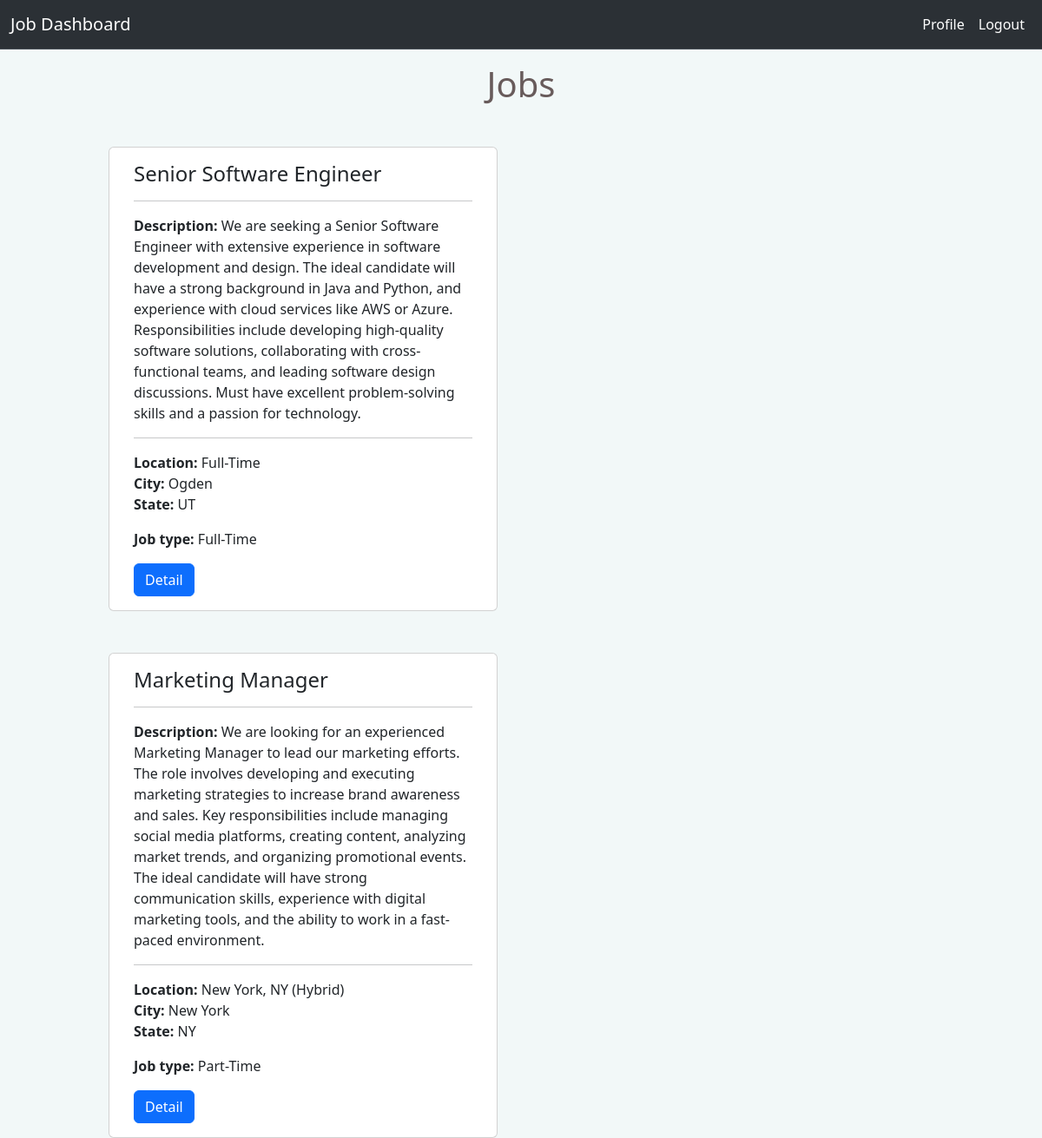
The page /job_listing/ (signed in) on the database its author committed.
### mainsite/models.py (models this page shows, shortened)
class Job(models.Model):
    title = models.CharField(max_length=500)
    job_type = models.CharField(max_length=100) #parttime, fulltime, intern, ....
    location = models.CharField(max_length=100) #remote, hybrid, on-site
    address = models.ForeignKey(Address, on_delete=models.CASCADE, related_name='job_location')
    description = models.TextField(max_length=2000)
    job_url = models.CharField(max_length=1000)
    employer = models.ForeignKey(EmployerProfile, on_delete=models.CASCADE, related_name='jobs')
    applicants = models.ManyToManyField(ApplicantProfile, related_name='applied_jobs', null=True, blank = True)

class Address(models.Model):
    street = models.CharField(default="", max_length=200)
    city = models.CharField(default="", max_length=200)
    state = models.CharField(default="", max_length=2)
    zip = models.CharField(default="", max_length=5)

### mainsite/views.py (the view)
# urls.py: path('job_listing/', mainsite_views.job_listing, name='job_listing'),
def job_listing(request):
    role, profile_id = get_role_profileid(request)
    if role != "Employer":
        return redirect("home")
    job_list = Job.objects.filter(employer_id=profile_id)
    return render(request, 'mainpage/job_listing.html', {"job_list": job_list})

### mainsite/views.py (called while the page is built)
def get_role_profileid(request):
    profile_id = 0
    role = ""
    if request.user.is_authenticated:
        if request.user.role == User.Role.Employer:
            profile_id = request.user.employer_profile.id
            role = "Employer"
        elif request.user.role == User.Role.Applicant:
            profile_id = request.user.applicant_profile.id
            role = "Applicant"
    return (role, profile_id)

### mainsite/templates/mainpage/job_listing.html (shortened to what this page needs)
{% extends "mainpage/nav.html" %}
{% block body %}
<h1 class="text-center mt-3">Jobs</h1>
<div class="container-md mt-5">
    {% for job in job_list %}
   <div class="row mt-5">
        <div class="col-md-1"></div>
        <div class="card" style="width: 28rem;">
            <div class="card-body">
                <h4 class="card-title">{{ job.title }}</h4>
                <hr>
                <strong>Description: </strong>{{ job.description }}
                <hr>
                <p>
                    <strong>Location:</strong> {{ job.location }}
                    <br>
                    <strong>City:</strong> {{ job.address.city }}
                    <br>
                    <strong>State:</strong> {{ job.address.state }}
                </p>
                <p>
                    <strong>Job type:</strong> {{ job.job_type }}
                </p>
                <a class="btn btn-primary btn-block" href="{% url 'detail' job.id %}">Detail</a>
            </div>
        </div>
    </div>
        {% endfor %}
    </div>
{% endblock %}

### mainsite/static/mainsite/style.css (style rules this page uses)
body { font-family: 'Roboto', sans-serif; background-color: #f2f8f8 !important; color: #685b5b !important; line-height: 1.6; }

### rows shown on the page
Job: title "Senior Software Engineer", description "We are seeking a Senior Software Engineer with extensive experience in software development and design. The ideal candidate will have a strong background in Java and Python, and experience with cloud services like AWS or Azure. Responsibilities include developing high-quality software solutions, collaborating with cross-functional teams, and leading software design discussions. Must have excellent problem-solving skills and a passion for technology.", location "Full-Time", address.city "Ogden", address.state "UT", job_type "Full-Time"
Job: title "Marketing Manager", description "We are looking for an experienced Marketing Manager to lead our marketing efforts. The role involves developing and executing marketing strategies to increase brand awareness and sales. Key responsibilities include managing social media platforms, creating content, analyzing market trends, and organizing promotional events. The ideal candidate will have strong communication skills, experience with digital marketing tools, and the ability to work in a fast-paced environment.", location "New York, NY (Hybrid)", address.city "New York", address.state "NY", job_type "Part-Time"
